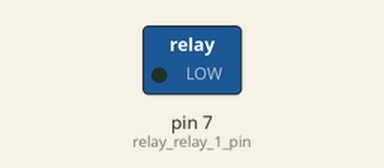
Recording of a sketch running on a simulated Arduino Uno, built with avr-gcc and run on an emulated ATmega328P. Parts: switched loads named in the sketch (green lamp = pin HIGH).

Above: at 0.1 s.
At 5.26 s:
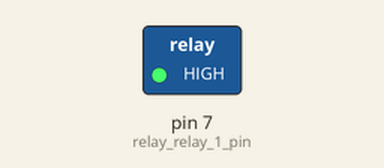
Timing chart, 0 to 7.0 s (numbered marks = the images above):
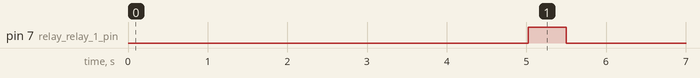

Measured:
- by itself, pin 7 (relay_relay_1_pin): LOW → HIGH at 5.0 s, → LOW 0.48 s later

The sketch:

uno_control.ino
```cpp
// Generated by microflow v0.12.0.
// Target board: Arduino Uno (uno).
// Sketch skeleton for 4 node(s).

// --- Declarations ---
// node compare-1 (Compare)
bool compare_compare_1_result = false;
bool compare_compare_1_fired = false;
double compare_compare_1_in_prev0 = 0.0;
// node counter-1 (Counter)
double counter_counter_1_count = 0.0;
// node interval-1 (Interval)
unsigned long interval_interval_1_previous = 0;
unsigned long interval_interval_1_start = 0;
double interval_interval_1_value = 0.0;
bool interval_interval_1_fired = false;
bool interval_interval_1_running = true;
// node relay-1 (Relay)
const uint8_t relay_relay_1_pin = 7;
bool relay_relay_1_open = false;

void setup() {
  // --- Setup ---
  interval_interval_1_previous = millis();
  interval_interval_1_start = millis();
  pinMode(relay_relay_1_pin, OUTPUT);
  digitalWrite(relay_relay_1_pin, LOW);
}

void loop() {
  static unsigned long previousMillis = 0;
  const unsigned long interval = 1; // ms; non-blocking scheduler tick
  unsigned long currentMillis = millis();
  if (currentMillis - previousMillis >= interval) {
    previousMillis = currentMillis;
    // --- Scheduled tasks ---
    interval_interval_1_fired = false;
    if (interval_interval_1_running && millis() - interval_interval_1_previous >= 500UL) {
      interval_interval_1_previous += 500UL;
      interval_interval_1_value = (double)(millis() - interval_interval_1_start);
      interval_interval_1_fired = true;
    }
    if (interval_interval_1_fired) { counter_counter_1_count += 1.0; }
    double compare_compare_1_in_now0 = ((double)(counter_counter_1_count));
    bool compare_compare_1_in_fired0 = (compare_compare_1_in_now0 != compare_compare_1_in_prev0);
    compare_compare_1_in_prev0 = compare_compare_1_in_now0;
    compare_compare_1_fired = (compare_compare_1_in_fired0);
    if (compare_compare_1_fired) {
      compare_compare_1_result = (fabs(((double)(counter_counter_1_count)) - 10.0) < 0.0000000000000002220446049250313);
    }
    if (((compare_compare_1_fired && compare_compare_1_result))) { digitalWrite(relay_relay_1_pin, HIGH); relay_relay_1_open = true; }
    if (((compare_compare_1_fired && !compare_compare_1_result))) { digitalWrite(relay_relay_1_pin, LOW); relay_relay_1_open = false; }
  }
}
```
